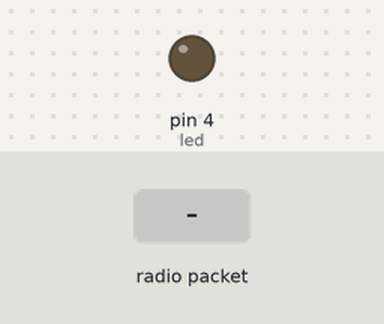
Recording of a sketch running on a simulated Arduino Uno, built with avr-gcc and run on an emulated ATmega328P. On the bench: output pins drawn as LEDs (lit = HIGH). The inputs (shaded band) are chosen by the test bench. No radio packets arrive unless stated; what the sketch prints to the serial monitor is not drawn.

Above: at 1.2 s.
1.3 s: radio packet "1" arrives
Timing chart, 0 to 4.3 s (numbered marks = the images above; inputs shaded):
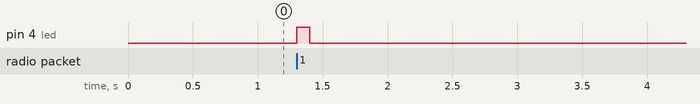

Measured:
- after the input at 1.3 s, pin 4 (led): LOW → HIGH at once, → LOW 0.10 s later

The sketch:

speaker.ino
```cpp
//#include "Acc.H"
#include <Wire.h>
#include "Arduino.h"
#include <SPI.h>
#include <nRF24L01.h>
#include <RF24.h>

RF24 radio(7, 8); // CE, CSN
int led = 4;
const byte address[6] = "00003";
void setup() {
  Serial.begin(9600);
  digitalWrite(led, LOW);
  pinMode(led, OUTPUT);
  radio.begin();
  radio.openReadingPipe(0, address);
  radio.setPALevel(RF24_PA_MIN);
  radio.startListening();
}
void loop() {
  if (radio.available())
  {
    char text[32] = "";
    radio.read(&text, sizeof(text));
   digitalWrite(led, HIGH);
   delay(100);
   digitalWrite(led, LOW);
    Serial.println(text);
  }
}
```
